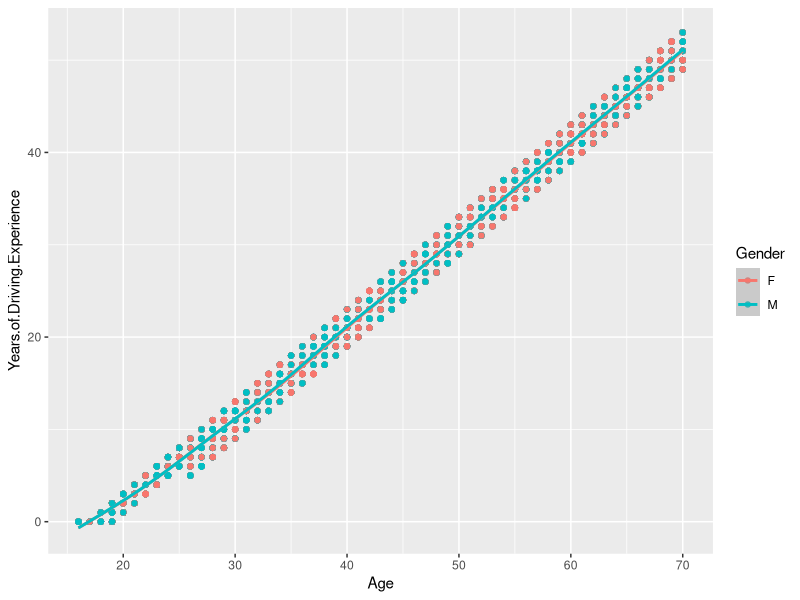
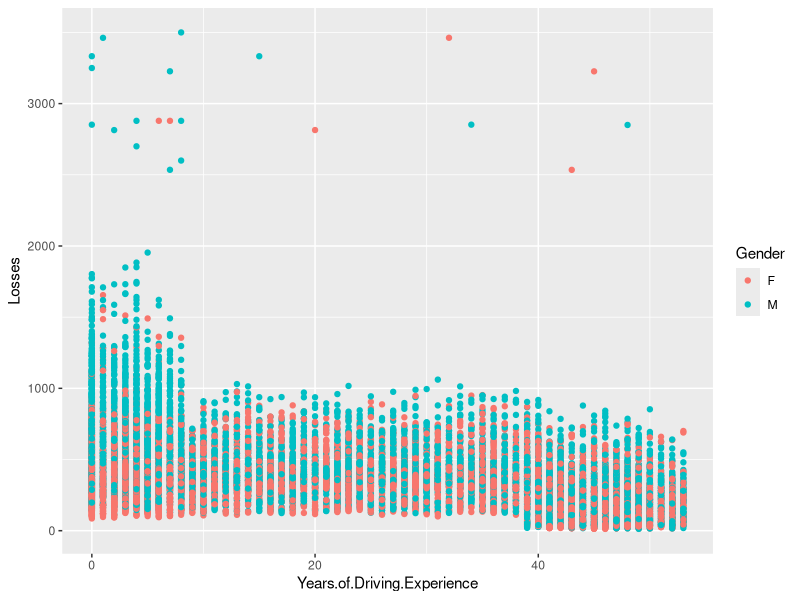
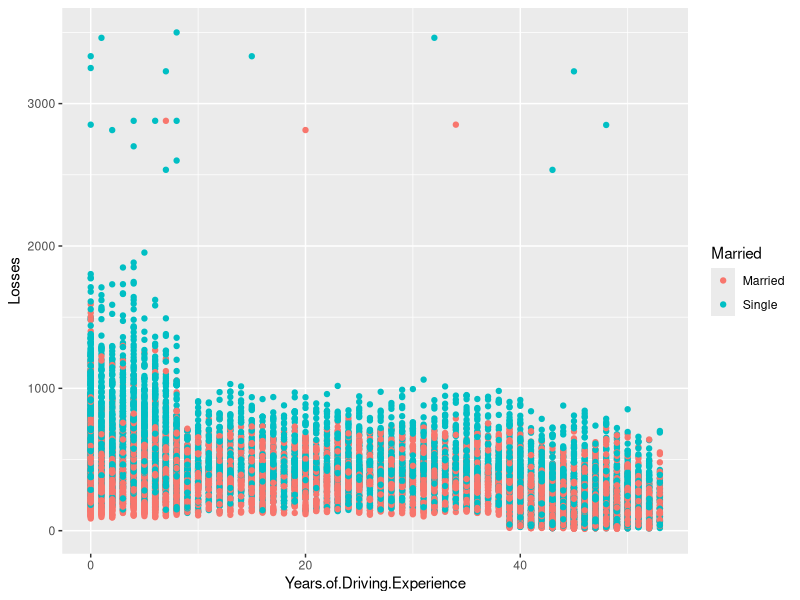
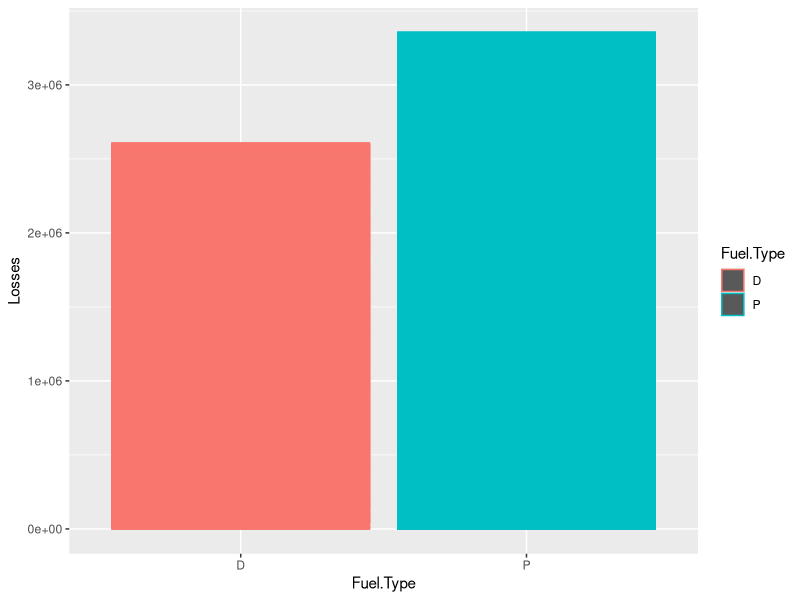
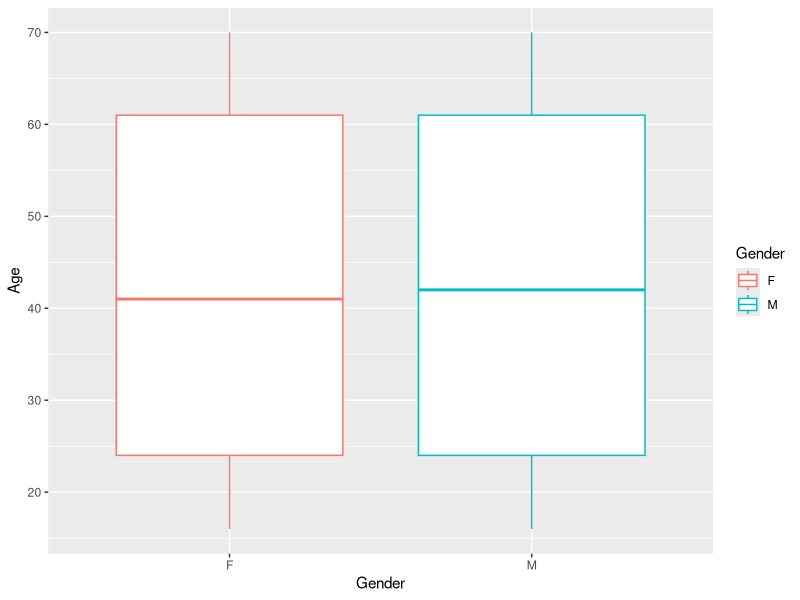

These figures' R source, in order:
## ---- chunk 1
knitr::opts_chunk$set(echo = TRUE)
## ---- chunk 2
library(tidyverse)
## ---- chunk 3
insurance <- read.csv('Insurance_Loss (1).csv')
## ---- chunk 4
insurance %>% 
  summary()
insurance %>% 
  glimpse()
## ---- chunk 5
insurance %>% 
  is.na() %>% 
  sum()
## ---- chunk 6
ggplot(data = insurance, aes(x = Age, y = Years.of.Driving.Experience, colour = Gender)) + 
  geom_point() +
  geom_smooth()
## ---- chunk 7
ggplot(data = insurance, aes(x = Years.of.Driving.Experience, y = Losses)) +
  geom_point(aes(colour = Gender))
## ---- chunk 8
ggplot(data = insurance, aes(x = Years.of.Driving.Experience, y = Losses)) +
  geom_point(aes(colour = Married))
## ---- chunk 9
ggplot(data = insurance, aes(x = Fuel.Type, y = Losses, colour = Fuel.Type)) +
  geom_col()
## ---- chunk 10
ggplot(data = insurance, aes(x = Gender, y = Age)) + 
  geom_boxplot(aes(colour = Gender))

